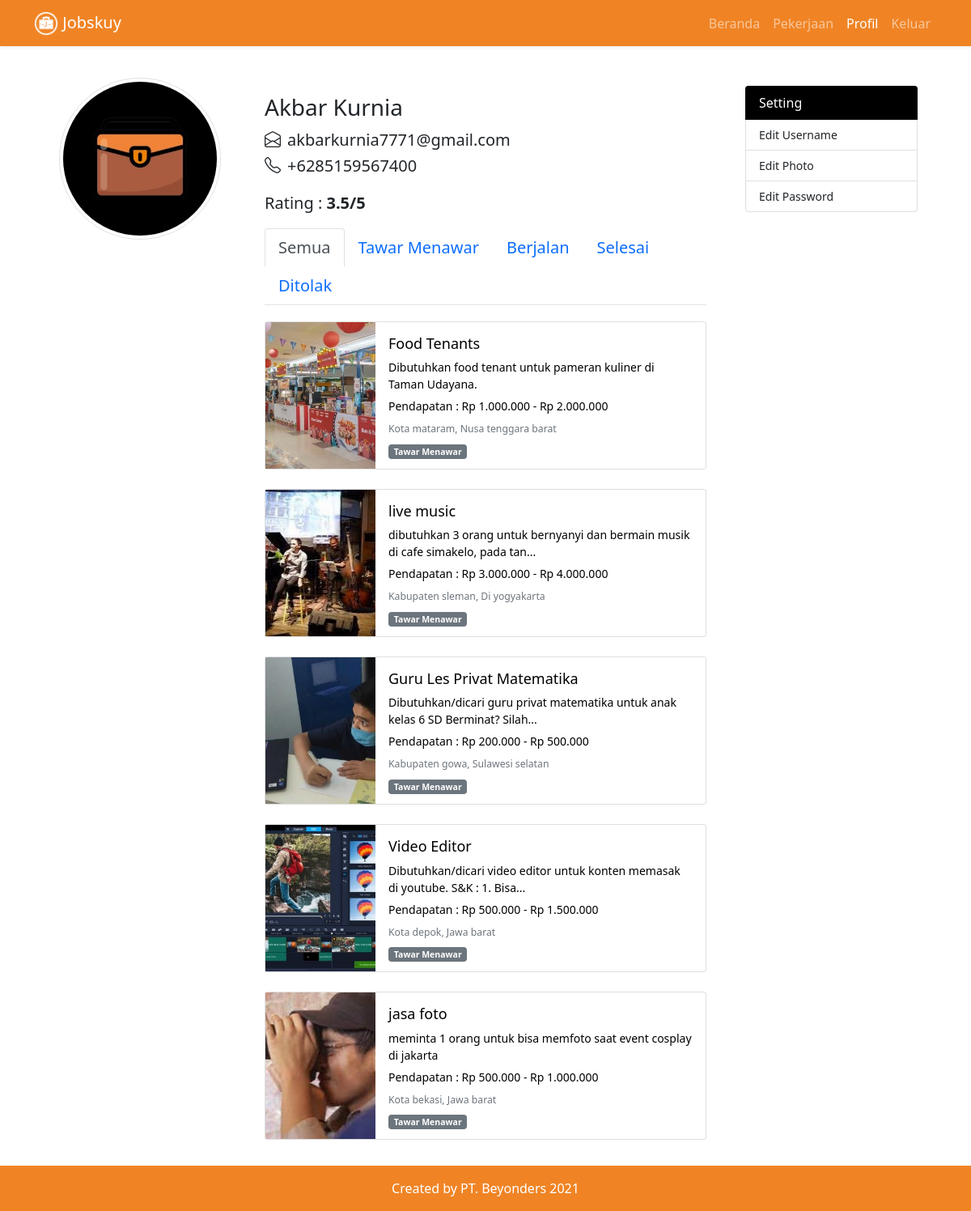
The app's page /public/profile/index.php (signed in) with its own data.
### tables this page shows
CREATE TABLE `user` (
  `id_user` int(10) NOT NULL,
  `user_name` varchar(64) NOT NULL,
  `user_phone` varchar(64) NOT NULL DEFAULT '',
  `user_email` varchar(64) NOT NULL,
  `user_password` varchar(64) NOT NULL,
  `user_image` varchar(64) NOT NULL DEFAULT 'base.jpeg',
  `user_created` datetime NOT NULL DEFAULT current_timestamp()
);

CREATE TABLE `project` (
  `id_project` int(10) NOT NULL,
  `id_user` int(10) NOT NULL,
  `id_project_category` int(10) NOT NULL,
  `project_title` varchar(128) NOT NULL,
  `project_description` text NOT NULL,
  `project_price_low` int(10) NOT NULL,
  `project_price_high` int(10) NOT NULL,
  `project_address` varchar(128) NOT NULL,
  `project_status` enum('Waiting','Progress','Finished') NOT NULL,
  `project_image` varchar(128) NOT NULL,
  `project_create` datetime NOT NULL DEFAULT current_timestamp()
);

CREATE TABLE `bid` (
  `id_bid` int(10) NOT NULL,
  `id_project` int(10) NOT NULL,
  `id_worker` int(10) NOT NULL,
  `bid_price` int(10) NOT NULL,
  `bid_create` datetime NOT NULL DEFAULT current_timestamp(),
  `bid_status` enum('Bid','Accepted','Declined','Finished') NOT NULL DEFAULT 'Bid'
);

### public/profile/index.php (the view, shortened to what this page needs)
<?php
require_once("../../config/config.php");
$id_user = $_SESSION['user']['id_user'];
$result = mysqli_query($con, "SELECT * FROM user WHERE id_user = '$id_user'");
foreach ($result as $key) {
?>
    <!DOCTYPE html>
    <html lang="en">
    <head>
        <link href="https://cdn.jsdelivr.net/npm/bootstrap@5.1.3/dist/css/bootstrap.min.css" rel="stylesheet" />
        <link rel="stylesheet" href="https://cdn.jsdelivr.net/npm/bootstrap-icons@1.6.0/font/bootstrap-icons.css" />
        <link href="profile.css" rel="stylesheet">
    </head>
    <body>
        <nav class="navbar navbar-expand-lg navbar-dark shadow-sm fixed-top" style="background-color: #f08425;">
            <div class="container">
                <a class="navbar-brand" href="../home/">
                    <img src="../../assets/logo-white.png" alt="" width="30" height="30" class="d-inline-block align-text-top">
                    Jobskuy
                </a>
                <div class="collapse navbar-collapse" id="navbarNav">
                    <ul class="navbar-nav ms-auto">
                        <li class="nav-item">
                            <a class="nav-link" aria-current="page" href="../home/">Beranda</a>
                        </li>
                        <li class="nav-item">
                            <a class="nav-link" href="../project/">Pekerjaan</a>
                        </li>
                        <li class="nav-item">
                            <a class="nav-link active" href="../profile/">Profil</a>
                        </li>
                        <li class="nav-item">
                            <a class="nav-link" href="#" class="list-group-item list-group-item-action" data-bs-toggle="modal" data-bs-target="#modalLogout">Keluar</a>
                        </li>
                    </ul>
                </div>
            </div>
        </nav>
        <section style="padding-bottom: 4em;">
            <div class="container" style="margin-top: 6em;">
                <div class="row justify-content fs-5">
                    <div class="col-md-3 text-center">
                        <div class="position-sticky" style="top: 5rem;">
                            <img src="../../assets/profile/<?php echo $key['user_image']; ?>" alt="jobsyuk_image_profile" width="200" height="200" class="rounded-circle img-thumbnail" />
                        </div>
                    </div>
                    <div class="col-md-6" style="padding-top: 1em;">
                        <h3><?php echo $key['user_name']; ?></h3>
                        <p style="margin-bottom: 2px;"><i class="bi bi-envelope-open" style="margin-right: 8px;"></i><?php echo $key['user_email']; ?></p>
                        <p><i class="bi bi-telephone" style="margin-right: 8px;"></i><?php echo "+" . $key['user_phone']; ?></p>
                        <p>Rating : <span><b>3.5/5</b></span></p>
                        <ul class="nav nav-tabs" id="myTab" role="tablist">
                            <li class="nav-item" role="presentation">
                                <button class="nav-link active" id="joball-tab" data-bs-toggle="tab" data-bs-target="#joball" type="button" role="tab" aria-controls="joball" aria-selected="true">Semua</button>
                            </li>
                            <li class="nav-item" role="presentation">
                                <button class="nav-link" id="jobbidding-tab" data-bs-toggle="tab" data-bs-target="#jobbidding" type="button" role="tab" aria-controls="jobbidding" aria-selected="false">Tawar Menawar</button>
                            </li>
                            <li class="nav-item" role="presentation">
                                <button class="nav-link" id="jobprogress-tab" data-bs-toggle="tab" data-bs-target="#jobprogress" type="button" role="tab" aria-controls="jobprogress" aria-selected="false">Berjalan</button>
                            </li>
                            <li class="nav-item" role="presentation">
                                <button class="nav-link" id="jobfinish-tab" data-bs-toggle="tab" data-bs-target="#jobfinish" type="button" role="tab" aria-controls="jobfinish" aria-selected="false">Selesai</button>
                            </li>
                            <li class="nav-item" role="presentation">
                                <button class="nav-link" id="jobdeclined-tab" data-bs-toggle="tab" data-bs-target="#jobdeclined" type="button" role="tab" aria-controls="jobdeclined" aria-selected="false">Ditolak</button>
                            </li>
                        </ul>
                        <?php
                        $resultall = array();
                        $resultBid = mysqli_query($con, "SELECT * FROM bid WHERE id_worker = '$id_user' ORDER BY bid_create DESC");
                        foreach ($resultBid as $keyBid) {
                            array_push($resultall, $keyBid);
                        }
                        ?>
                        <div class="tab-content" id="myTabContent">
                            <div class="tab-pane fade show active" id="joball" role="tabpanel" aria-labelledby="joball-tab">
                                <div class="row" style="padding-top: 1em;">
                                    <?php
                                    foreach ($resultall as $keyall) {
                                        $idProject = $keyall['id_project'];
                                        $bidStatus = $keyall['bid_status'];
                                        $titleStatus = "";
                                        $colorStatus = "";
                                        if ($bidStatus == "Bid") {
                                            $titleStatus = "Tawar Menawar";
                                            $colorStatus = "#6c757d";
                                        } else if ($bidStatus == "Accepted") {
                                            $titleStatus = "Sedang Berjalan";
                                            $colorStatus = "#28a745";
                                        } else if ($bidStatus == "Finished") {
                                            $titleStatus = "Selesai";
                                            $colorStatus = "#007bff";
                                        } else if ($bidStatus == "Declined") {
                                            $titleStatus = "Ditolak";
                                            $colorStatus = "#eb4034";
                                        }
                                        $resultproject = mysqli_query($con, "SELECT * FROM project WHERE id_project = '$idProject'");
                                        foreach ($resultproject as $keyproject) {
                                            $url_image = "../../assets/job/" . $keyproject['project_image'];
                                            $low = "Rp " . number_format($keyproject['project_price_low'], 0, ',', '.');
                                            $high = "Rp " . number_format($keyproject['project_price_high'], 0, ',', '.');
                                            $projectDesc = $keyproject['project_description'];
                                            if (strlen($keyproject['project_description']) > 80)
                                                $projectDesc = substr($keyproject['project_description'], 0, 79) . '...';
                                            $splitAddress   = explode(',', $keyproject['project_address']);
                                            $projectAddress = $splitAddress[2] . ', ' . $splitAddress['3'];
                                    ?>
                                            <div class="col-md-12 mb-4">
                                                <div class="card mb-12">
                                                    <div class="row g-0">
                                                        <div class="col-md-3">
                                                            <img src="<?php echo $url_image; ?>" height="100%" width="100%" style="object-fit: cover;">
                                                        </div>
                                                        <div class="col-md-9">
                                                            <a href="../detail/?id=<?php echo $keyproject['id_project']; ?>" style="text-decoration: none; color: black;">
                                                                <div class="card-body">
                                                                    <h5 class="card-title"><?php echo $keyproject['project_title']; ?></h5>
                                                                    <div class="container">
                                                                        <p><?php echo $projectDesc; ?></p>
                                                                        <p style="margin-top: -10px;"><?php echo "Pendapatan : " . $low . " - " . $high; ?></p>
                                                                        <p style="margin-top: -10px;"><small class="text-muted"><?php echo $projectAddress; ?></small></p>
                                                                        <p style="margin-top: -10px; margin-bottom: -4px;"><span class="badge" style="background-color: <?php echo $colorStatus; ?>;"><?php echo $titleStatus; ?></span></p>
                                                                    </div>
                                                                </div>
                                                            </a>
                                                        </div>
                                                    </div>
                                                </div>
                                            </div>
                                    <?php
                                        }
                                    }
                                    ?>
                                </div>
                            </div>
                        </div>
                    </div>
                    <div class="col-md-3" style="padding-top: 0.5em;">
                        <div class="position-sticky" style="top: 5rem;">
                            <div class="container">
                                <div class="list-group" style="width: 100%;">
                                    <a id="listTitle" class="list-group-item disabled">Setting</a>
                                    <a href="#" class="list-group-item list-group-item-action" data-bs-toggle="modal" data-bs-target="#modalUsername">Edit Username</a>
                                    <a href="#" class="list-group-item list-group-item-action" data-bs-toggle="modal" data-bs-target="#modalUserImage">Edit Photo</a>
                                    <a href="#" class="list-group-item list-group-item-action" data-bs-toggle="modal" data-bs-target="#modalUserPassword">Edit Password</a>
                                </div>
                            </div>
                        </div>
                    </div>
                </div>
            </div>
        </section>
        <footer class="text-center text-white" style="background-color: #f08425; position: fixed; width: 100%; bottom: 0;">
        <div class="text-center p-3">
            Created by PT. Beyonders 2021
        </div>
    </footer>
    </body>
    </html>
<?php
}
?>

### public/profile/profile.css (style rules this page uses)
.card-body p { font-size: 70%; }
.card-body h5 { font-size: 90%; }
.list-group a { font-size: 70%; }
#listTitle { background-color: black; font-size: 80%; color: white; }

### records on screen
user: user_image (picture), user_name "Akbar Kurnia", user_email "akbarkurnia7771@gmail.com", user_phone "6285159567400"
bid: bid_status "Tawar Menawar"
project: project_image (picture), project_title "Food Tenants", project_description "Dibutuhkan food tenant untuk pameran kuliner di Taman Udayana.", project_price_low "Rp 1.000.000", project_price_high "Rp 2.000.000", project_address "Kota mataram, Nusa tenggara barat"
bid: bid_status "Tawar Menawar"
project: project_image (picture), project_title "live music", project_description "dibutuhkan 3 orang untuk bernyanyi dan bermain musik di cafe simakelo, pada tan...", project_price_low "Rp 3.000.000", project_price_high "Rp 4.000.000", project_address "Kabupaten sleman, Di yogyakarta"
bid: bid_status "Tawar Menawar"
project: project_image (picture), project_title "Guru Les Privat Matematika", project_description "Dibutuhkan/dicari guru privat matematika untuk anak kelas 6 SD Berminat? Silah...", project_price_low "Rp 200.000", project_price_high "Rp 500.000", project_address "Kabupaten gowa, Sulawesi selatan"
bid: bid_status "Tawar Menawar"
project: project_image (picture), project_title "Video Editor", project_description "Dibutuhkan/dicari video editor untuk konten memasak di youtube. S&K : 1. Bisa...", project_price_low "Rp 500.000", project_price_high "Rp 1.500.000", project_address "Kota depok, Jawa barat"
bid: bid_status "Tawar Menawar"
project: project_image (picture), project_title "jasa foto", project_description "meminta 1 orang untuk bisa memfoto saat event cosplay di jakarta", project_price_low "Rp 500.000", project_price_high "Rp 1.000.000", project_address "Kota bekasi, Jawa barat"
